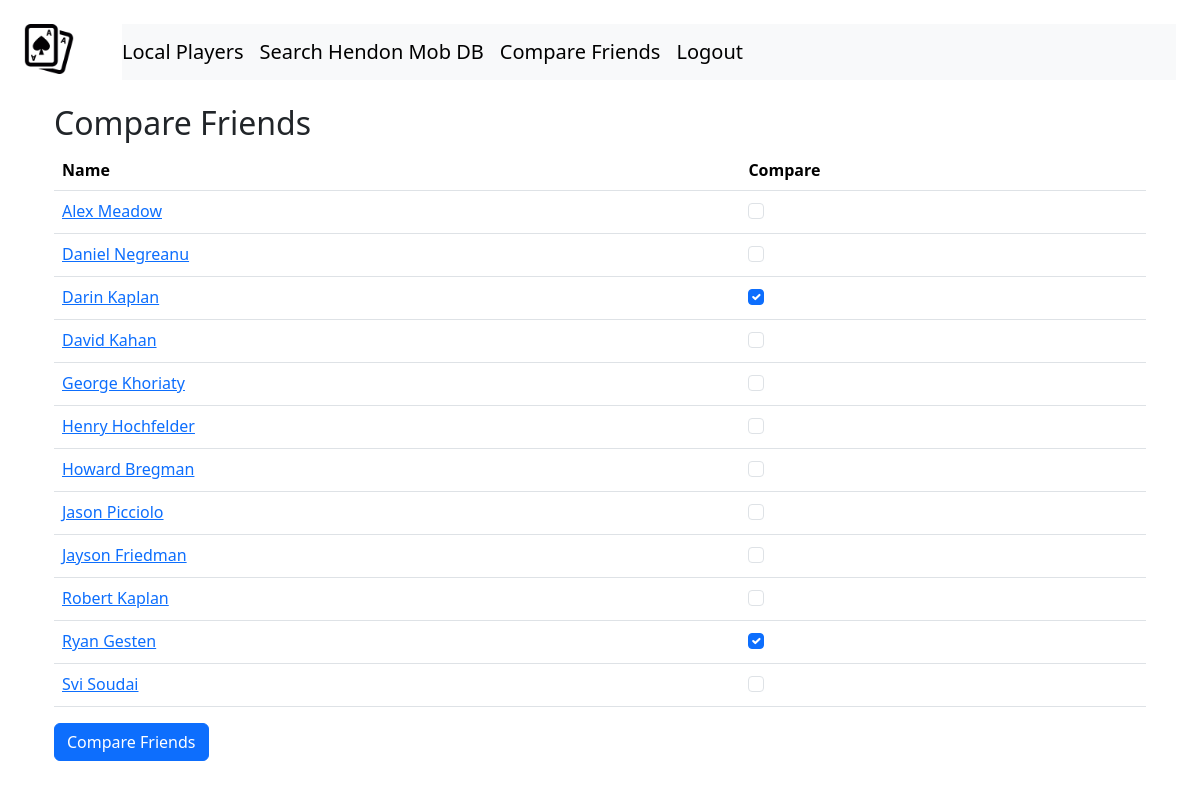
The page /poker_scraper/select_friends/ (signed in) on the database as committed earlier.
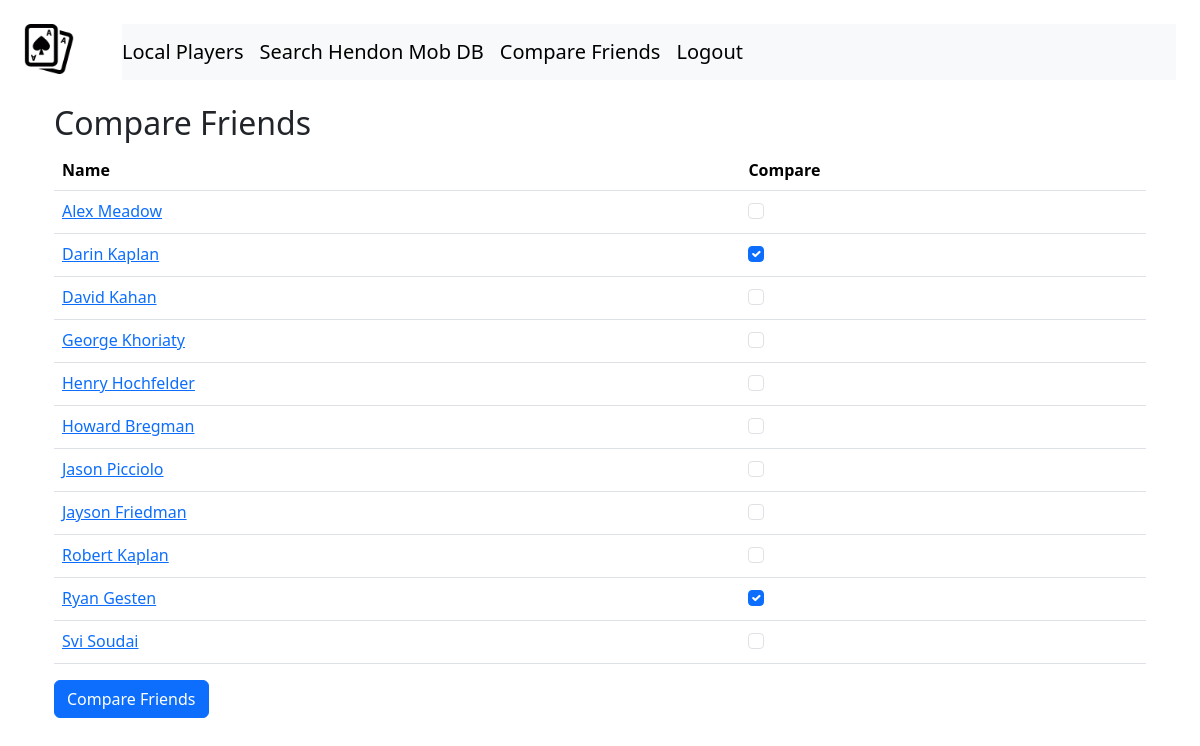
The same page on the database as committed later.
### poker_scraper/models.py (models this page shows)
class Player(models.Model):
    hendon_mob_id = models.CharField(max_length=200, unique=True)
    name = models.CharField(max_length=200)
    img_url = models.URLField(null=True, blank=True)
    birthplace = models.CharField(max_length=100, null=True, blank=True)

### poker_scraper/views.py (the view)
# urls.py: path('select_friends/', views.select_friends, name='select_friends'),
def select_friends(request):
    profile = UserProfile.objects.get(user=request.user)
    current_friends = profile.friends.all()
    if request.method == 'POST':
        selected_friends_ids = request.POST.getlist('friend')
        for player in Player.objects.all():
            if str(player.id) in selected_friends_ids:
                profile.friends.add(player)
            elif player in current_friends:
                profile.friends.remove(player)
        return redirect('poker_scraper:view_friends')
    else:
        players = Player.objects.all()
        player_friends = [{'player': player, 'is_friend': player in current_friends} for player in players]
        sorted_player_friends = sorted(player_friends, key=lambda x: x['player'].name.lower())
        return render(request, 'poker_scraper/select_friends.html', {'players': sorted_player_friends})

### templates/poker_scraper/select_friends.html (shortened to what this page needs)
{% extends 'base_generic.html' %}
{% block content %}
<div class="container">
    <h2>Compare Friends</h2>
    <form method="post">
        <table class="table">
            <thead>
                <tr>
                    <th scope="col">Name</th>
                    <th scope="col">Compare</th>
                </tr>
            </thead>
            <tbody>
                {% for player in players %}
                    <tr>
                        <td><a href="{% url 'poker_scraper:display' player.player.id %}">{{ player.player.name }}</a></td>
                        <td>
                            <div class="form-check">
                                <input class="form-check-input" type="checkbox" name="friend" value="{{ player.player.id }}" id="friend{{ forloop.counter }}" {% if player.is_friend %}checked{% endif %}>
                            </div>
                        </td>
                    </tr>
                {% endfor %}
            </tbody>
        </table>
        <button type="submit" class="btn btn-primary">Compare Friends</button>
    </form>
</div>
{% endblock %}

Rows that differ between the two databases and show on the page:
removed Player: player.name "Daniel Negreanu"
